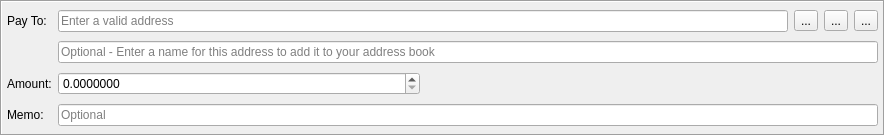
<?xml version="1.0" encoding="UTF-8"?>
<ui version="4.0">
 <class>TransferFrame</class>
 <widget class="QFrame" name="TransferFrame">
  <property name="geometry">
   <rect>
    <x>0</x>
    <y>0</y>
    <width>885</width>
    <height>136</height>
   </rect>
  </property>
  <property name="windowTitle">
   <string>Frame</string>
  </property>
  <property name="frameShape">
   <enum>QFrame::Box</enum>
  </property>
  <property name="frameShadow">
   <enum>QFrame::Sunken</enum>
  </property>
  <layout class="QGridLayout" name="gridLayout" columnstretch="0,1,1,1,1,1">
   <property name="leftMargin">
    <number>5</number>
   </property>
   <property name="topMargin">
    <number>5</number>
   </property>
   <property name="rightMargin">
    <number>5</number>
   </property>
   <property name="bottomMargin">
    <number>5</number>
   </property>
   <item row="2" column="0">
    <widget class="QLabel" name="label_3">
     <property name="text">
      <string>Amount:</string>
     </property>
    </widget>
   </item>
   <item row="1" column="1" colspan="5">
    <widget class="QLineEdit" name="m_labelEdit">
     <property name="placeholderText">
      <string>Optional - Enter a name for this address to add it to your address book</string>
     </property>
    </widget>
   </item>
   <item row="0" column="4">
    <widget class="QToolButton" name="m_pasteButton">
     <property name="cursor">
      <cursorShape>PointingHandCursor</cursorShape>
     </property> 
     <property name="text">
      <string>...</string>
     </property>
     <property name="icon">
      <iconset resource="../../resources.qrc">
       <normaloff>:/icons/paste</normaloff>:/icons/paste</iconset>
     </property>
    </widget>
   </item>
   <item row="0" column="5">
    <widget class="QToolButton" name="m_removeButton">
     <property name="cursor">
      <cursorShape>PointingHandCursor</cursorShape>
     </property> 
     <property name="text">
      <string>...</string>
     </property>
     <property name="icon">
      <iconset resource="../../resources.qrc">
       <normaloff>:/icons/remove</normaloff>:/icons/remove</iconset>
     </property>
    </widget>
   </item>
   <item row="1" column="0">
    <widget class="QLabel" name="label_2">
     <property name="text">
      <string></string>
     </property>
    </widget>
   </item>
   <item row="2" column="1">
    <widget class="QDoubleSpinBox" name="m_amountSpin">
     <property name="cursor">
      <cursorShape>PointingHandCursor</cursorShape>
     </property> 
     <property name="layoutDirection">
      <enum>Qt::LeftToRight</enum>
     </property>
     <property name="suffix">
      <string notr="true"/>
     </property>
     <property name="decimals">
      <number>7</number>
     </property>
     <property name="maximum">
      <double>1000000.0000000</double>
     </property>
    </widget>
   </item>
   <item row="2" column="2" colspan="4">
    <spacer name="horizontalSpacer">
     <property name="orientation">
      <enum>Qt::Horizontal</enum>
     </property>
     <property name="sizeHint" stdset="0">
      <size>
       <width>558</width>
       <height>17</height>
      </size>
     </property>
    </spacer>
   </item>
   <item row="0" column="1" colspan="2">
    <widget class="QLineEdit" name="m_addressEdit">
     <property name="placeholderText">
      <string>Enter a valid address</string>
     </property>
    </widget>
   </item>
   <item row="0" column="3">
    <widget class="QToolButton" name="m_addressBookButton">
     <property name="cursor">
      <cursorShape>PointingHandCursor</cursorShape>
     </property> 
     <property name="text">
      <string>...</string>
     </property>
     <property name="icon">
      <iconset resource="../../resources.qrc">
       <normaloff>:/icons/address-book</normaloff>:/icons/address-book</iconset>
     </property>
    </widget>
   </item>
   <item row="0" column="0">
    <widget class="QLabel" name="label">
     <property name="text">
      <string>Pay To:</string>
     </property>
    </widget>
   </item>
   <item row="3" column="0">
    <widget class="QLabel" name="label_4">
     <property name="text">
      <string>Memo:</string>
     </property>
    </widget>
   </item>
   <item row="3" column="1" colspan="5">
    <widget class="QLineEdit" name="m_transactionCommentEdit">
     <property name="placeholderText">
      <string>Optional</string>
     </property>
    </widget>
   </item>
  </layout>
 </widget>
 <tabstops>
  <tabstop>m_addressEdit</tabstop>
  <tabstop>m_labelEdit</tabstop>
  <tabstop>m_amountSpin</tabstop>
  <tabstop>m_addressBookButton</tabstop>
  <tabstop>m_pasteButton</tabstop>
  <tabstop>m_removeButton</tabstop>
 </tabstops>
 <resources>
  <include location="../../resources.qrc"/>
 </resources>
 <connections>
  <connection>
   <sender>m_removeButton</sender>
   <signal>clicked()</signal>
   <receiver>TransferFrame</receiver>
   <slot>close()</slot>
   <hints>
    <hint type="sourcelabel">
     <x>862</x>
     <y>21</y>
    </hint>
    <hint type="destinationlabel">
     <x>442</x>
     <y>60</y>
    </hint>
   </hints>
  </connection>
  <connection>
   <sender>m_addressBookButton</sender>
   <signal>clicked()</signal>
   <receiver>TransferFrame</receiver>
   <slot>addressBookClicked()</slot>
   <hints>
    <hint type="sourcelabel">
     <x>786</x>
     <y>21</y>
    </hint>
    <hint type="destinationlabel">
     <x>442</x>
     <y>60</y>
    </hint>
   </hints>
  </connection>
  <connection>
   <sender>m_pasteButton</sender>
   <signal>clicked()</signal>
   <receiver>TransferFrame</receiver>
   <slot>pasteClicked()</slot>
   <hints>
    <hint type="sourcelabel">
     <x>824</x>
     <y>21</y>
    </hint>
    <hint type="destinationlabel">
     <x>442</x>
     <y>60</y>
    </hint>
   </hints>
  </connection>
  <connection>
   <sender>m_addressEdit</sender>
   <signal>textEdited(QString)</signal>
   <receiver>TransferFrame</receiver>
   <slot>addressEdited(QString)</slot>
   <hints>
    <hint type="sourcelabel">
     <x>460</x>
     <y>18</y>
    </hint>
    <hint type="destinationlabel">
     <x>442</x>
     <y>66</y>
    </hint>
   </hints>
  </connection>
  <connection>
   <sender>m_transactionCommentEdit</sender>
   <signal>textChanged(QString)</signal>
   <receiver>TransferFrame</receiver>
   <slot>commentEdited(QString)</slot>
   <hints>
    <hint type="sourcelabel">
     <x>499</x>
     <y>118</y>
    </hint>
    <hint type="destinationlabel">
     <x>442</x>
     <y>67</y>
    </hint>
   </hints>
  </connection>
 </connections>
 <slots>
  <slot>addressBookClicked()</slot>
  <slot>pasteClicked()</slot>
  <slot>addressEdited(QString)</slot>
  <slot>commentEdited(QString)</slot>
 </slots>
</ui>
